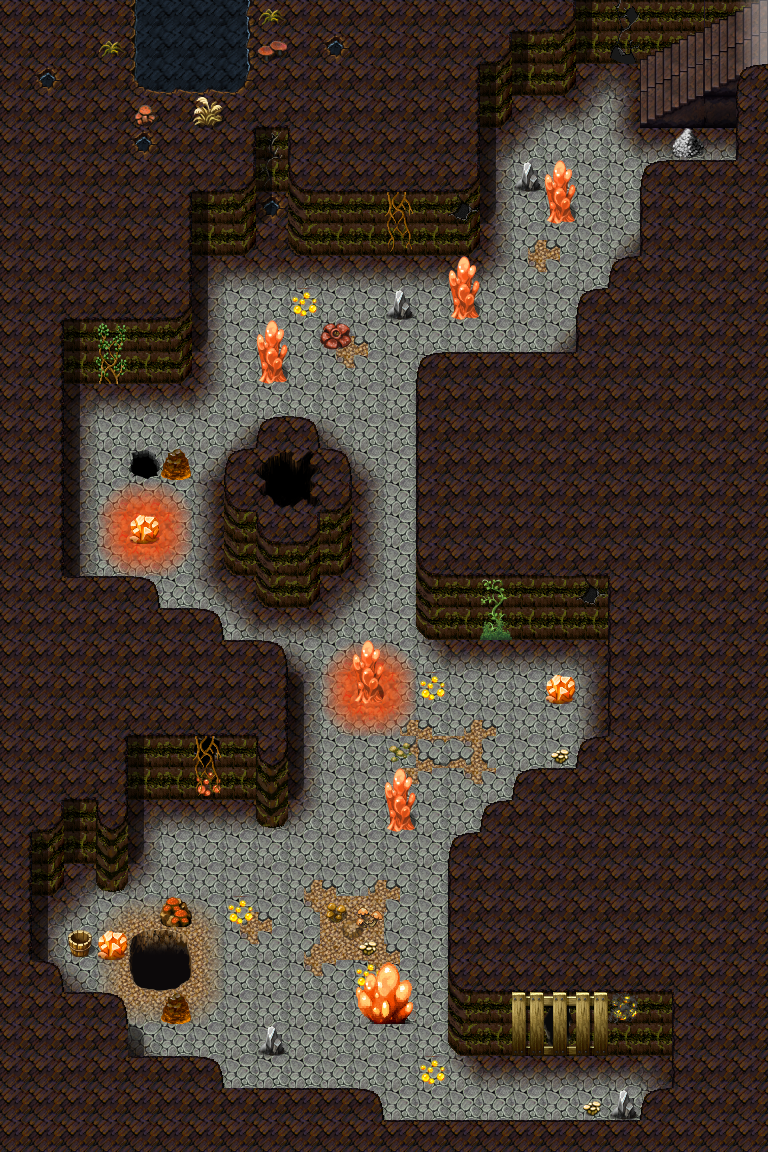

Rendered tile map (Tiled .tmx) drawn with the repository's tilesets; below, a short description and the map source with its tile grids summarised:
An orthogonal 24x36 tile map with 32x32 px tiles, 5 tile layers (Ground, Objects, Above_2, Above, ...), 1 hidden layer not drawn, 62 tilesets and 27 objects (15x spawn, 5x script, 3x mapchange, 2x key, sign, ...).

<map version="1.4" tiledversion="1.4.3" orientation="orthogonal" renderorder="right-down" width="24" height="36" tilewidth="32" tileheight="32" infinite="0" nextlayerid="11" nextobjectid="28">
 <properties>
  <property name="colorfilter" value="none" />
 </properties>
 <tileset firstgid="1" name="map_border_1" tilewidth="32" tileheight="32" tilecount="128" columns="16">
  <image source="../drawable/map_border_1.png" width="512" height="256" />
 </tileset>
 <tileset firstgid="129" name="map_bridge_1" tilewidth="32" tileheight="32" tilecount="128" columns="16">
  <image source="../drawable/map_bridge_1.png" width="512" height="256" />
 </tileset>
 <tileset firstgid="257" name="map_bridge_2" tilewidth="32" tileheight="32" tilecount="128" columns="16">
  <image source="../drawable/map_bridge_2.png" width="512" height="256" />
 </tileset>
 <tileset firstgid="385" name="map_cavewall_2" tilewidth="32" tileheight="32" tilecount="108" columns="18">
  <image source="../drawable/map_cavewall_2.png" width="576" height="192" />
 </tileset>
 <tileset firstgid="493" name="map_cavewall_3" tilewidth="32" tileheight="32" tilecount="108" columns="18">
  <image source="../drawable/map_cavewall_3.png" width="576" height="192" />
 </tileset>
 <tileset firstgid="601" name="map_cavewall_4" tilewidth="32" tileheight="32" tilecount="108" columns="18">
  <image source="../drawable/map_cavewall_4.png" width="576" height="192" />
 </tileset>
 <tileset firstgid="709" name="map_chair_table_1" tilewidth="32" tileheight="32" tilecount="128" columns="16">
  <image source="../drawable/map_chair_table_1.png" width="512" height="256" />
 </tileset>
 <tileset firstgid="837" name="map_chair_table_2" tilewidth="32" tileheight="32" tilecount="128" columns="16">
  <image source="../drawable/map_chair_table_2.png" width="512" height="256" />
 </tileset>
 <tileset firstgid="965" name="map_cupboard_1" tilewidth="32" tileheight="32" tilecount="128" columns="16">
  <image source="../drawable/map_cupboard_1.png" width="512" height="256" />
 </tileset>
 <tileset firstgid="1093" name="map_curtain_1" tilewidth="32" tileheight="32" tilecount="128" columns="16">
  <image source="../drawable/map_curtain_1.png" width="512" height="256" />
 </tileset>
 <tileset firstgid="1221" name="map_entrance_2" tilewidth="32" tileheight="32" tilecount="128" columns="16">
  <image source="../drawable/map_entrance_2.png" width="512" height="256" />
 </tileset>
 <tileset firstgid="1349" name="map_fence_1" tilewidth="32" tileheight="32" tilecount="128" columns="16">
  <image source="../drawable/map_fence_1.png" width="512" height="256" />
 </tileset>
 <tileset firstgid="1477" name="map_fence_3" tilewidth="32" tileheight="32" tilecount="128" columns="16">
  <image source="../drawable/map_fence_3.png" width="512" height="256" />
 </tileset>
 <tileset firstgid="1605" name="map_fence_4" tilewidth="32" tileheight="32" tilecount="128" columns="16">
  <image source="../drawable/map_fence_4.png" width="512" height="256" />
 </tileset>
 <tileset firstgid="1733" name="map_ground_2" tilewidth="32" tileheight="32" tilecount="128" columns="16">
  <image source="../drawable/map_ground_2.png" width="512" height="256" />
 </tileset>
 <tileset firstgid="1861" name="map_ground_3" tilewidth="32" tileheight="32" tilecount="128" columns="16">
  <image source="../drawable/map_ground_3.png" width="512" height="256" />
 </tileset>
 <tileset firstgid="1989" name="map_ground_4" tilewidth="32" tileheight="32" tilecount="128" columns="16">
  <image source="../drawable/map_ground_4.png" width="512" height="256" />
 </tileset>
 <tileset firstgid="2117" name="map_ground_5" tilewidth="32" tileheight="32" tilecount="128" columns="16">
  <image source="../drawable/map_ground_5.png" width="512" height="256" />
 </tileset>
 <tileset firstgid="2245" name="map_ground_6" tilewidth="32" tileheight="32" tilecount="128" columns="16">
  <image source="../drawable/map_ground_6.png" width="512" height="256" />
 </tileset>
 <tileset firstgid="2373" name="map_ground_7" tilewidth="32" tileheight="32" tilecount="128" columns="16">
  <image source="../drawable/map_ground_7.png" width="512" height="256" />
 </tileset>
 <tileset firstgid="2501" name="map_house_1" tilewidth="32" tileheight="32" tilecount="128" columns="16">
  <image source="../drawable/map_house_1.png" width="512" height="256" />
 </tileset>
 <tileset firstgid="2629" name="map_house_2" tilewidth="32" tileheight="32" tilecount="128" columns="16">
  <image source="../drawable/map_house_2.png" width="512" height="256" />
 </tileset>
 <tileset firstgid="2757" name="map_kitchen_1" tilewidth="32" tileheight="32" tilecount="128" columns="16">
  <image source="../drawable/map_kitchen_1.png" width="512" height="256" />
 </tileset>
 <tileset firstgid="2885" name="map_pillar_1" tilewidth="32" tileheight="32" tilecount="128" columns="16">
  <image source="../drawable/map_pillar_1.png" width="512" height="256" />
 </tileset>
 <tileset firstgid="3013" name="map_pillar_2" tilewidth="32" tileheight="32" tilecount="128" columns="16">
  <image source="../drawable/map_pillar_2.png" width="512" height="256" />
 </tileset>
 <tileset firstgid="3141" name="map_roof_1" tilewidth="32" tileheight="32" tilecount="128" columns="16">
  <image source="../drawable/map_roof_1.png" width="512" height="256" />
 </tileset>
 <tileset firstgid="3269" name="map_roof_2" tilewidth="32" tileheight="32" tilecount="128" columns="16">
  <image source="../drawable/map_roof_2.png" width="512" height="256" />
 </tileset>
 <tileset firstgid="3397" name="map_roof_3" tilewidth="32" tileheight="32" tilecount="128" columns="16">
  <image source="../drawable/map_roof_3.png" width="512" height="256" />
 </tileset>
 <tileset firstgid="3525" name="map_shop_1" tilewidth="32" tileheight="32" tilecount="128" columns="16">
  <image source="../drawable/map_shop_1.png" width="512" height="256" />
 </tileset>
 <tileset firstgid="3653" name="map_table_1" tilewidth="32" tileheight="32" tilecount="128" columns="16">
  <image source="../drawable/map_table_1.png" width="512" height="256" />
 </tileset>
 <tileset firstgid="3781" name="map_transition_3" tilewidth="32" tileheight="32" tilecount="128" columns="16">
  <image source="../drawable/map_transition_3.png" width="512" height="256" />
 </tileset>
 <tileset firstgid="3909" name="map_transition_4" tilewidth="32" tileheight="32" tilecount="128" columns="16">
  <image source="../drawable/map_transition_4.png" width="512" height="256" />
 </tileset>
 <tileset firstgid="4037" name="map_transition_6" tilewidth="32" tileheight="32" tilecount="144" columns="18">
  <image source="../drawable/map_transition_6.png" width="576" height="256" />
 </tileset>
 <tileset firstgid="4181" name="map_tree_1" tilewidth="32" tileheight="32" tilecount="128" columns="16">
  <image source="../drawable/map_tree_1.png" width="512" height="256" />
 </tileset>
 <tileset firstgid="4309" name="map_tree_2" tilewidth="32" tileheight="32" tilecount="128" columns="16">
  <image source="../drawable/map_tree_2.png" width="512" height="256" />
 </tileset>
 <tileset firstgid="4437" name="map_wall_1" tilewidth="32" tileheight="32" tilecount="128" columns="16">
  <image source="../drawable/map_wall_1.png" width="512" height="256" />
 </tileset>
 <tileset firstgid="4565" name="map_wall_2" tilewidth="32" tileheight="32" tilecount="120" columns="15">
  <image source="../drawable/map_wall_2.png" width="480" height="256" />
 </tileset>
 <tileset firstgid="4685" name="map_wall_3" tilewidth="32" tileheight="32" tilecount="120" columns="15">
  <image source="../drawable/map_wall_3.png" width="480" height="256" />
 </tileset>
 <tileset firstgid="4805" name="map_wall_4" tilewidth="32" tileheight="32" tilecount="120" columns="15">
  <image source="../drawable/map_wall_4.png" width="480" height="256" />
 </tileset>
 <tileset firstgid="4925" name="map_window_1" tilewidth="32" tileheight="32" tilecount="128" columns="16">
  <image source="../drawable/map_window_1.png" width="512" height="256" />
 </tileset>
 <tileset firstgid="5053" name="map_window_2" tilewidth="32" tileheight="32" tilecount="128" columns="16">
  <image source="../drawable/map_window_2.png" width="512" height="256" />
 </tileset>
 <tileset firstgid="5181" name="map_cavewall_5" tilewidth="32" tileheight="32" tilecount="36" columns="6">
  <image source="../drawable/map_cavewall_5.png" width="192" height="192" />
 </tileset>
 <tileset firstgid="5217" name="map_trail_1" tilewidth="32" tileheight="32" tilecount="128" columns="16">
  <image source="../drawable/map_trail_1.png" width="512" height="256" />
 </tileset>
 <tileset firstgid="5345" name="map_entrance_1" tilewidth="32" tileheight="32" tilecount="128" columns="16">
  <image source="../drawable/map_entrance_1.png" width="512" height="256" />
 </tileset>
 <tileset firstgid="5473" name="map_cavewall_1" tilewidth="32" tileheight="32" tilecount="108" columns="18">
  <image source="../drawable/map_cavewall_1.png" width="576" height="192" />
 </tileset>
 <tileset firstgid="5581" name="map_fence_2" tilewidth="32" tileheight="32" tilecount="128" columns="16">
  <image source="../drawable/map_fence_2.png" width="512" height="256" />
 </tileset>
 <tileset firstgid="5709" name="map_bed_1" tilewidth="32" tileheight="32" tilecount="128" columns="16">
  <image source="../drawable/map_bed_1.png" width="512" height="256" />
 </tileset>
 <tileset firstgid="5837" name="map_indoor_2" tilewidth="32" tileheight="32" tilecount="128" columns="16">
  <image source="../drawable/map_indoor_2.png" width="512" height="256" />
 </tileset>
 <tileset firstgid="5965" name="map_crate_1" tilewidth="32" tileheight="32" tilecount="128" columns="16">
  <image source="../drawable/map_crate_1.png" width="512" height="256" />
 </tileset>
 <tileset firstgid="6093" name="map_rock_1" tilewidth="32" tileheight="32" tilecount="128" columns="16">
  <image source="../drawable/map_rock_1.png" width="512" height="256" />
 </tileset>
 <tileset firstgid="6221" name="map_ground_1" tilewidth="32" tileheight="32" tilecount="128" columns="16">
  <image source="../drawable/map_ground_1.png" width="512" height="256" />
 </tileset>
 <tileset firstgid="6349" name="map_transition_1" tilewidth="32" tileheight="32" tilecount="128" columns="16">
  <image source="../drawable/map_transition_1.png" width="512" height="256" />
 </tileset>
 <tileset firstgid="6477" name="map_outdoor_1" tilewidth="32" tileheight="32" tilecount="128" columns="16">
  <image source="../drawable/map_outdoor_1.png" width="512" height="256" />
 </tileset>
 <tileset firstgid="6605" name="map_indoor_1" tilewidth="32" tileheight="32" tilecount="128" columns="16">
  <image source="../drawable/map_indoor_1.png" width="512" height="256" />
 </tileset>
 <tileset firstgid="6733" name="map_broken_1" tilewidth="32" tileheight="32" tilecount="128" columns="16">
  <image source="../drawable/map_broken_1.png" width="512" height="256" />
 </tileset>
 <tileset firstgid="6861" name="map_ground_8" tilewidth="32" tileheight="32" tilecount="128" columns="16">
  <image source="../drawable/map_ground_8.png" width="512" height="256" />
 </tileset>
 <tileset firstgid="6989" name="map_rock_2" tilewidth="32" tileheight="32" tilecount="128" columns="16">
  <image source="../drawable/map_rock_2.png" width="512" height="256" />
 </tileset>
 <tileset firstgid="7117" name="map_plant_1" tilewidth="32" tileheight="32" tilecount="128" columns="16">
  <image source="../drawable/map_plant_1.png" width="512" height="256" />
 </tileset>
 <tileset firstgid="7245" name="map_transition_2" tilewidth="32" tileheight="32" tilecount="128" columns="16">
  <image source="../drawable/map_transition_2.png" width="512" height="256" />
 </tileset>
 <tileset firstgid="7373" name="map_sign_ladder_1" tilewidth="32" tileheight="32" tilecount="128" columns="16">
  <image source="../drawable/map_sign_ladder_1.png" width="512" height="256" />
 </tileset>
 <tileset firstgid="7501" name="map_sign_ladder_omi2" tilewidth="32" tileheight="32" tilecount="32" columns="8">
  <image source="../drawable/map_sign_ladder_omi2.png" width="256" height="128" />
 </tileset>
 <tileset firstgid="7533" name="map_rock_3" tilewidth="32" tileheight="32" tilecount="30" columns="6">
  <image source="../drawable/map_rock_3.png" width="192" height="160" />
 </tileset>
 <layer id="1" name="Ground" width="24" height="36">
  <data>[864 cells, 864 non-empty, 41 distinct tile ids]</data>
 </layer>
 <layer id="2" name="Objects" width="24" height="36">
  <data>[864 cells, 245 non-empty, 80 distinct tile ids]</data>
 </layer>
 <layer id="3" name="Above_2" width="24" height="36">
  <data>[864 cells, 2 non-empty, 2 distinct tile ids]</data>
 </layer>
 <layer id="4" name="Above" width="24" height="36">
  <data>[864 cells, 37 non-empty, 22 distinct tile ids]</data>
 </layer>
 <layer id="5" name="Top" width="24" height="36">
  <data>[864 cells, 44 non-empty, 7 distinct tile ids]</data>
 </layer>
 <layer id="6" name="Walkable" width="24" height="36" visible="0">
  <data>[864 cells, 572 non-empty, 1 distinct tile ids]</data>
 </layer>
 <objectgroup id="7" name="Mapevents" visible="0">
  <object id="1" name="up" type="mapchange" x="736" y="0" width="32" height="64">
   <properties>
    <property name="map" value="elm_mine5" />
    <property name="place" value="down" />
   </properties>
  </object>
  <object id="2" name="elm2f_trap" type="sign" x="288" y="288" width="32" height="32" />
  <object id="3" name="elm2f_trap" type="script" x="96" y="480" width="96" height="96">
   <properties>
    <property name="when" value="round" />
   </properties>
  </object>
  <object id="4" name="elm2f_trap" type="script" x="320" y="640" width="96" height="96">
   <properties>
    <property name="when" value="round" />
   </properties>
  </object>
  <object id="5" name="elm2f_trap" type="script" x="416" y="672" width="32" height="32">
   <properties>
    <property name="when" value="enter" />
   </properties>
  </object>
  <object id="6" name="elm2f_trap" type="script" x="224" y="896" width="32" height="32">
   <properties>
    <property name="when" value="enter" />
   </properties>
  </object>
  <object id="7" name="elm2f_trap" type="script" x="416" y="1056" width="32" height="32">
   <properties>
    <property name="when" value="enter" />
   </properties>
  </object>
  <object id="8" name="east" type="mapchange" x="704" y="1056" width="32" height="32">
   <properties>
    <property name="map" value="elm_2f_2" />
    <property name="place" value="west" />
   </properties>
  </object>
  <object id="9" name="cave" type="mapchange" x="544" y="1024" width="32" height="32">
   <properties>
    <property name="map" value="elm_2f_3" />
    <property name="place" value="exit" />
   </properties>
  </object>
 </objectgroup>
 <objectgroup id="8" name="Spawn" visible="0">
  <object id="10" name="elm2f_monster1" type="spawn" x="544" y="1056" width="64" height="64">
   <properties>
    <property name="active" value="false" />
    <property name="spawngroup" value="elm_debris" />
   </properties>
  </object>
  <object id="11" name="elm2f_monster2" type="spawn" x="512" y="1056" width="32" height="32">
   <properties>
    <property name="active" value="false" />
    <property name="spawngroup" value="elm_debris" />
   </properties>
  </object>
  <object id="12" name="elm2f_monster3" type="spawn" x="480" y="96" width="160" height="256">
   <properties>
    <property name="quantity" value="4" />
    <property name="spawngroup" value="elm_mine1" />
   </properties>
  </object>
  <object id="13" name="elm2f_monster4" type="spawn" x="288" y="192" width="288" height="160">
   <properties>
    <property name="ignoreAreas" value="true" />
    <property name="quantity" value="4" />
    <property name="spawngroup" value="elm_mine1" />
   </properties>
  </object>
  <object id="14" name="elm2f_monster5" type="spawn" x="192" y="480" width="32" height="96">
   <properties>
    <property name="spawngroup" value="elm_mine2" />
   </properties>
  </object>
  <object id="15" name="elm2f_monster6" type="spawn" x="64" y="416" width="32" height="160">
   <properties>
    <property name="quantity" value="2" />
    <property name="spawngroup" value="elm_mine2" />
   </properties>
  </object>
  <object id="16" name="elm2f_monster7" type="spawn" x="224" y="320" width="192" height="160">
   <properties>
    <property name="quantity" value="3" />
    <property name="spawngroup" value="elm_mine1" />
   </properties>
  </object>
  <object id="17" name="elm_2f_monster8" type="spawn" x="96" y="224" width="160" height="224">
   <properties>
    <property name="quantity" value="3" />
    <property name="spawngroup" value="elm_mine2" />
   </properties>
  </object>
  <object id="18" name="elm2f_monster9" type="spawn" x="256" y="224" width="32" height="32">
   <properties>
    <property name="spawngroup" value="shadowfang" />
   </properties>
  </object>
  <object id="19" name="elm2f_monster10" type="spawn" x="352" y="480" width="64" height="96">
   <properties>
    <property name="quantity" value="2" />
    <property name="spawngroup" value="elm_mine2" />
   </properties>
  </object>
  <object id="20" name="elm2f_monster11" type="spawn" x="288" y="576" width="128" height="96">
   <properties>
    <property name="ignoreAreas" value="true" />
    <property name="quantity" value="2" />
    <property name="spawngroup" value="elm_mine2" />
   </properties>
  </object>
  <object id="21" name="elm2f_monster12" type="spawn" x="128" y="800" width="320" height="224">
   <properties>
    <property name="quantity" value="5" />
    <property name="spawngroup" value="elm_mine1" />
   </properties>
  </object>
  <object id="22" name="elm2f_monster13" type="spawn" x="128" y="800" width="320" height="256">
   <properties>
    <property name="quantity" value="4" />
    <property name="spawngroup" value="elm_mine2" />
   </properties>
  </object>
  <object id="23" name="elm2f_monster14" type="spawn" x="128" y="0" width="128" height="96">
   <properties>
    <property name="quantity" value="2" />
    <property name="spawngroup" value="bwm_olm" />
   </properties>
  </object>
  <object id="24" name="elm2f_monster15" type="spawn" x="288" y="640" width="320" height="160">
   <properties>
    <property name="quantity" value="3" />
    <property name="spawngroup" value="elm_mine1" />
   </properties>
  </object>
 </objectgroup>
 <objectgroup id="9" name="Keys" visible="0">
  <object id="25" name="elm2f_crack" type="key" x="256" y="192" width="32" height="32">
   <properties>
    <property name="phrase" value="elm2f_crack" />
    <property name="requireId" value="bwm72_beginning" />
    <property name="requireType" value="questProgress" />
    <property name="requireValue" value="11" />
   </properties>
  </object>
  <object id="26" name="elm2f_passage" type="key" x="544" y="1024" width="32" height="32">
   <properties>
    <property name="phrase" value="elm2f_passage_s" />
    <property name="requireId" value="elm_debris" />
    <property name="requireType" value="killedMonster" />
    <property name="requireValue" value="2" />
   </properties>
  </object>
 </objectgroup>
 <objectgroup id="10" name="Replace" visible="0">
  <object id="27" name="elm2f_passage" type="replace" x="544" y="992" width="32" height="64">
   <properties>
    <property name="Above" value="Above_2" />
    <property name="requireId" value="Omi2_bwm1" />
    <property name="requireType" value="questProgress" />
    <property name="requireValue" value="49" />
   </properties>
  </object>
 </objectgroup>
</map>
